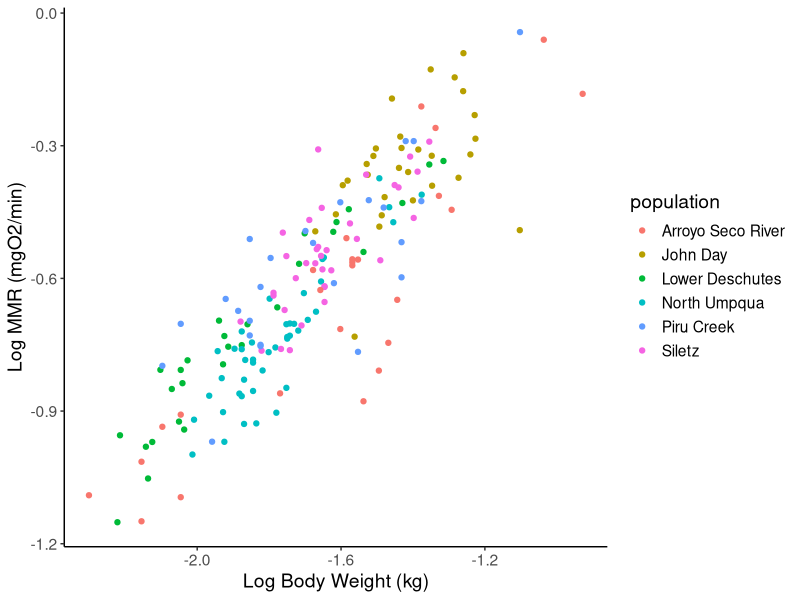
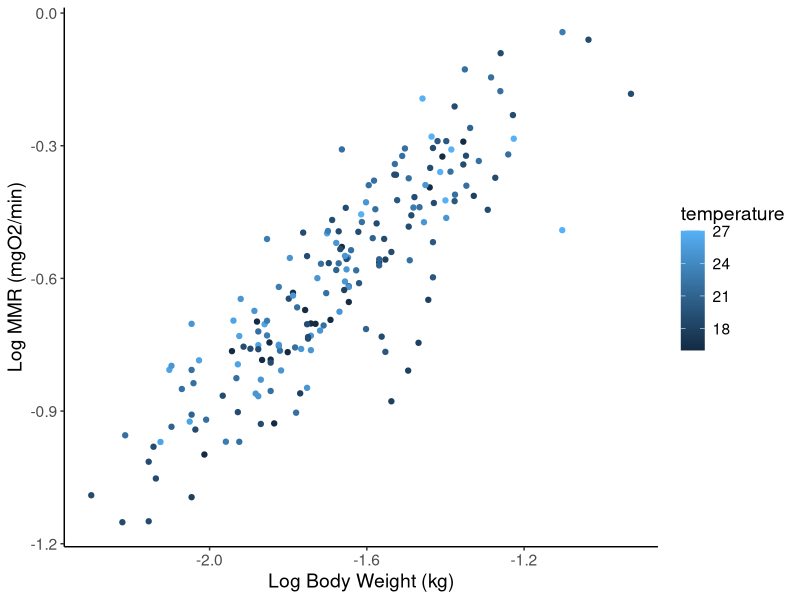
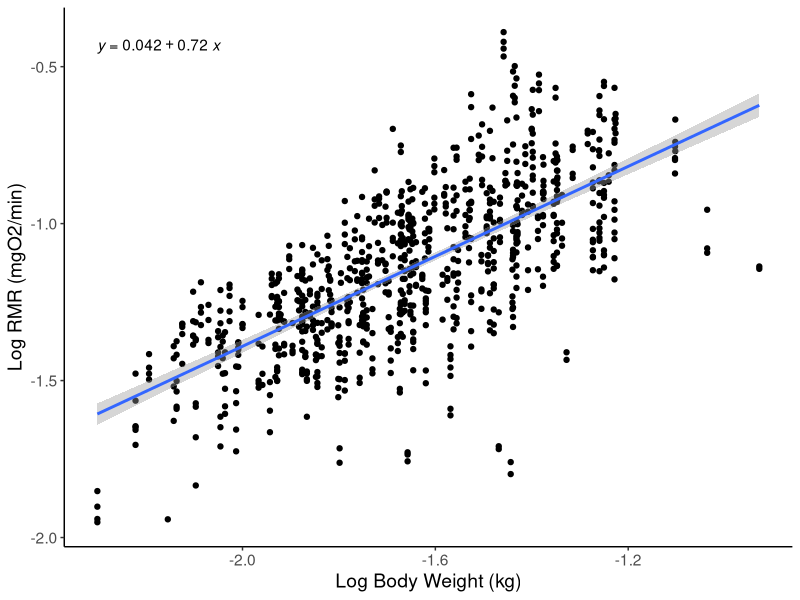
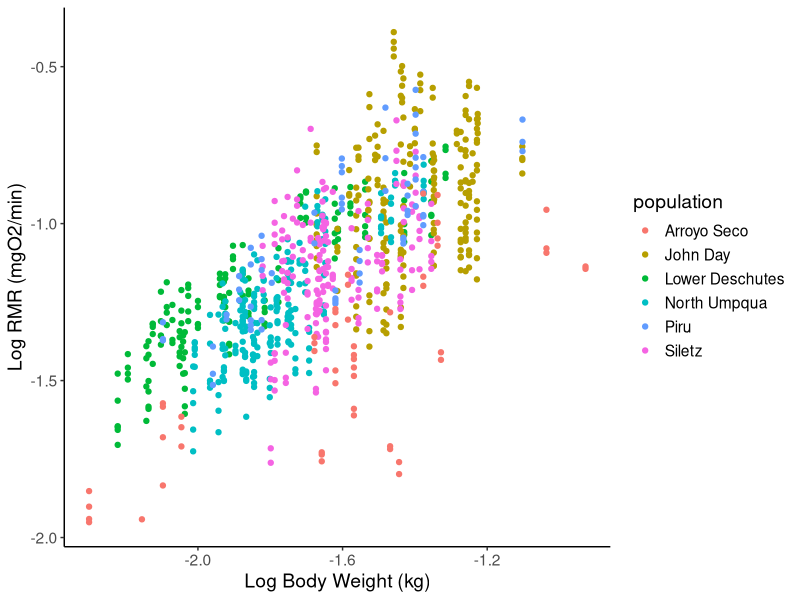
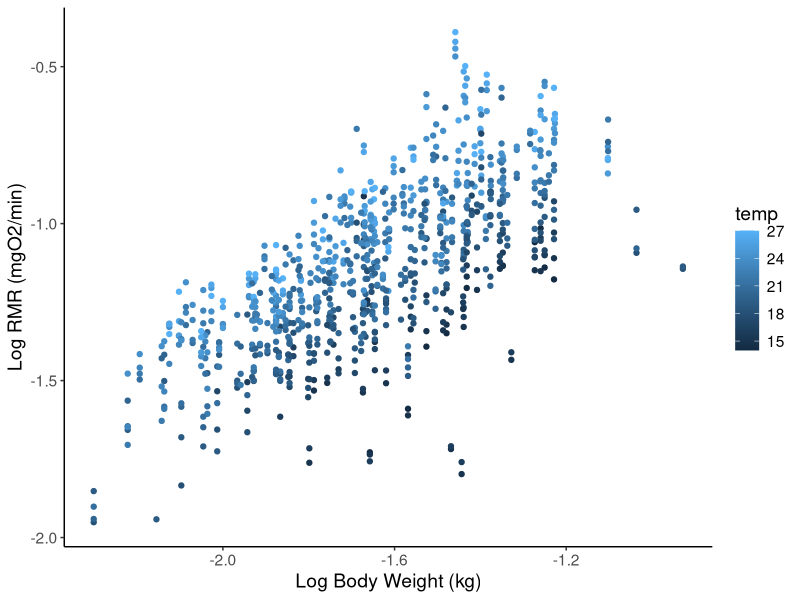

Source code (R) for these figures, in order:
## ---- chunk 1
knitr::opts_chunk$set(echo = TRUE)
## ---- chunk 2

library(tidyverse)
library(lme4)
library(ggpubr)

## ---- chunk 3

#Step 1: Load Data

MMR_LD <- read_csv("MMR_LowerDeschutes.csv")
MMR_JD <- read_csv("MMR_JohnDay.csv")
MMR_NU <- read_csv("MMR_NorthUmpqua.csv")
MMR_S <- read_csv("MMR_Siletz.csv")
MMR_CA <- read_csv("MMR_California.csv")

MMR_All <- rbind(MMR_LD, MMR_JD, MMR_NU, MMR_S, MMR_CA)

#Step 2: plot unscaled MMR values on a log-log scale

ggplot(MMR_All, aes(x = log10(bw), y = log10(mmr_unscaled), color = population))+
  geom_point()+
  theme_classic()+
  labs(x = "Log Body Weight (kg)", y = "Log MMR (mgO2/min)")+
  theme(text = element_text(size = 14))

ggplot(MMR_All, aes(x = log10(bw), y = log10(mmr_unscaled), color = temperature))+
  geom_point()+
  theme_classic()+
  labs(x = "Log Body Weight (kg)", y = "Log MMR (mgO2/min)")+
  theme(text = element_text(size = 14))

#Step 3: model fitting

MMR_no_scaling <- lm(log10(mmr_unscaled)~1, data = MMR_All)
MMR_isometric <- lm(log10(mmr_unscaled)~offset(1*log10(bw)), data = MMR_All)
MMR_allometric_89 <- lm(log10(mmr_unscaled)~offset(0.89*log10(bw)), data = MMR_All)
MMR_allometric_data <- lm(log10(mmr_unscaled)~log10(bw), data = MMR_All)
MMR_allometric_site <- lm(log10(mmr_unscaled)~log10(bw) + population, data = MMR_All) #best
MMR_allometric_site2 <- lm(log10(mmr_unscaled)~log10(bw) * population, data = MMR_All)
MMR_allometric_Temp <- lm(log10(mmr_unscaled)~log10(bw) + temperature, data = MMR_All)
MMR_allometric_Temp2 <- lm(log10(mmr_unscaled)~log10(bw) * temperature, data = MMR_All)

BIC(MMR_no_scaling, MMR_isometric,MMR_allometric_89, MMR_allometric_data , MMR_allometric_site,MMR_allometric_site2, MMR_allometric_Temp, MMR_allometric_Temp2)

summary(MMR_allometric_site) #scaling exponent: 0.74



## ---- chunk 4

#Step 1: Load Data

RMR_LD <- read_csv("RMR_LowerDeschutes.csv") %>% 
  select(fish_id, treatment,temp,mean_rmr_unscaled,bw) %>% 
  mutate(population="Lower Deschutes", fish_id=paste0("LD_", fish_id))
RMR_JD <- read_csv("RMR_JohnDay.csv") %>% 
  select(fish_id, treatment,temp,mean_rmr_unscaled,bw) %>% 
  mutate(population="John Day", fish_id=paste0("JD_", fish_id))
RMR_NU <- read_csv("RMR_NorthUmpqua.csv") %>%
  select(fish_id, treatment,temp,mean_rmr_unscaled,bw) %>% 
  mutate(population="North Umpqua", fish_id=paste0("NU_", fish_id))
RMR_S <- read_csv("RMR_Siletz.csv") %>% 
  select(fish_id, treatment,temp,mean_rmr_unscaled,bw) %>% 
  mutate(population="Siletz", fish_id=paste0("S_", fish_id))
RMR_CA <- read_csv("RMR_California.csv") %>% 
  filter(n>2) %>% 
  select(fish_id, treatment,temp,mean_rmr_unscaled, population,bw)

RMR_All <- rbind(RMR_LD, RMR_JD, RMR_NU, RMR_S, RMR_CA)

#Step 2: plot unscaled RMR values on a log-log scale

ggplot(RMR_All, aes(x = log10(bw), y = log10(mean_rmr_unscaled)))+
  geom_point()+
  theme_classic()+
  labs(x = "Log Body Weight (kg)", y = "Log RMR (mgO2/min)")+
  theme(text = element_text(size=14))+
  stat_smooth(method="lm")+
  stat_regline_equation()

ggplot(RMR_All, aes(x = log10(bw), y = log10(mean_rmr_unscaled), color = population))+
  geom_point()+
  theme_classic()+
  labs(x = "Log Body Weight (kg)", y = "Log RMR (mgO2/min)")+
  theme(text = element_text(size=14))

ggplot(RMR_All, aes(x = log10(bw), y = log10(mean_rmr_unscaled), color = temp))+
  geom_point()+
  theme_classic()+
  labs(x = "Log Body Weight (kg)", y = "Log RMR (mgO2/min)")+
  theme(text = element_text(size=14))

#Model fitting: using linear mixed models to account for repeated measures of individual fish

RMR_no_scaling <- lmer(log10(mean_rmr_unscaled)~1 + (1|fish_id), data = RMR_All)
RMR_isometric <- lmer(log10(mean_rmr_unscaled)~offset(1*log10(bw))+ (1|fish_id), data = RMR_All)
RMR_allometric_89 <- lmer(log10(mean_rmr_unscaled)~offset(0.89*log10(bw))+ (1|fish_id), data = RMR_All)
RMR_allometric_data <- lmer(log10(mean_rmr_unscaled)~log10(bw)+ (1|fish_id), data = RMR_All)
RMR_allometric_site <- lmer(log10(mean_rmr_unscaled)~log10(bw) + population+ (1|fish_id), data =RMR_All)
RMR_allometric_site2 <- lmer(log10(mean_rmr_unscaled)~log10(bw) * population+ (1|fish_id), data = RMR_All)
RMR_allometric_Temp <- lmer(log10(mean_rmr_unscaled)~log10(bw) + temp +(1|fish_id), data = RMR_All)
RMR_allometric_Temp2 <- lmer(log10(mean_rmr_unscaled)~log10(bw) * temp + (1|fish_id), data = RMR_All)
RMR_allometric_site_temp <- lmer(log10(mean_rmr_unscaled)~log10(bw) + temp + population+ (1|fish_id), data = RMR_All) #best
RMR_allometric_site_temp2 <- lmer(log10(mean_rmr_unscaled)~log10(bw) * temp * population+ (1|fish_id), data = RMR_All)
RMR_allometric_site_temp4 <- lmer(log10(mean_rmr_unscaled)~log10(bw) * temp + population+ (1|fish_id), data = RMR_All)#best2

BIC(RMR_no_scaling, RMR_isometric,RMR_allometric_89, RMR_allometric_data , RMR_allometric_site,RMR_allometric_site2, RMR_allometric_Temp, RMR_allometric_Temp2, RMR_allometric_site_temp, RMR_allometric_site_temp2, RMR_allometric_site_temp4)

BIC(RMR_allometric_site_temp, RMR_allometric_site_temp4)

summary(RMR_allometric_site_temp) #scaling exponent = 0.72

summary(RMR_allometric_site_temp4) #interaction is weak (0.019991), but present and positive. Evidence of constrained scope with body size for this species??? Slope gets steeper as temperature gets warmer. BIC comparisons justify using 1 scaling exponent (within BIC delta 7)

